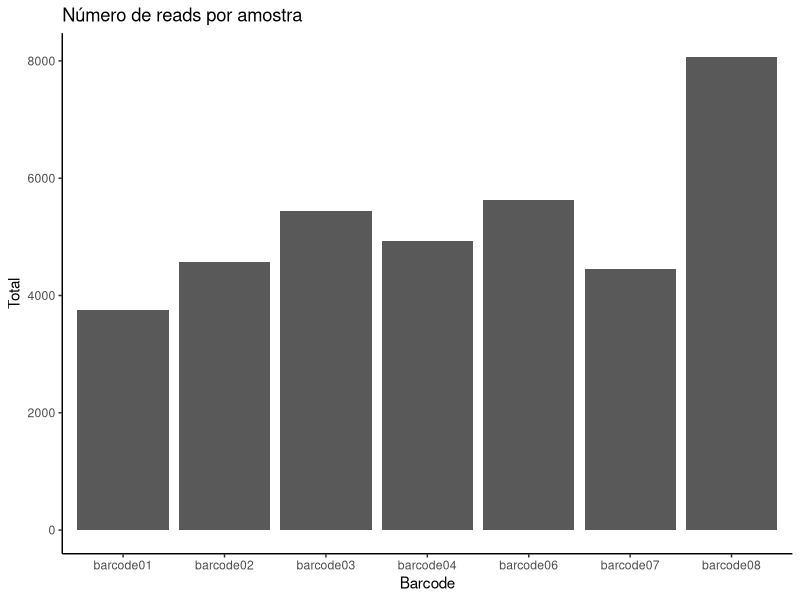
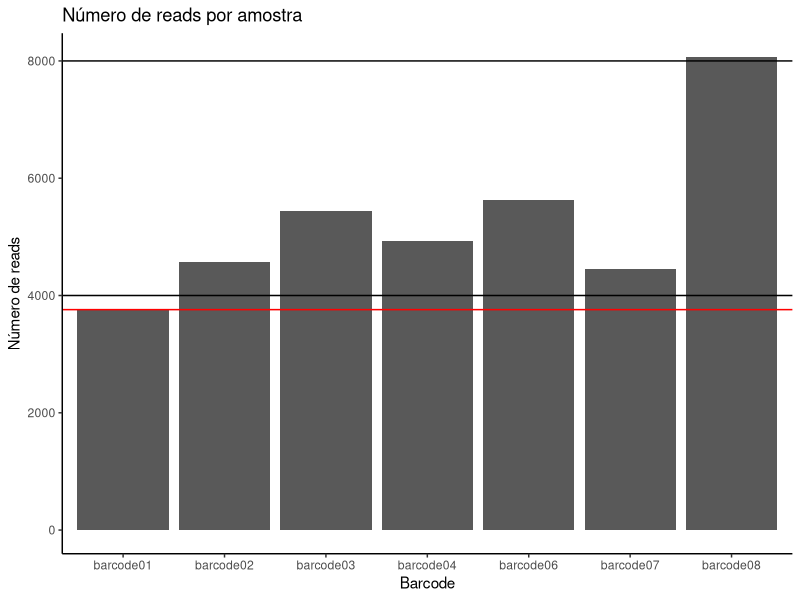
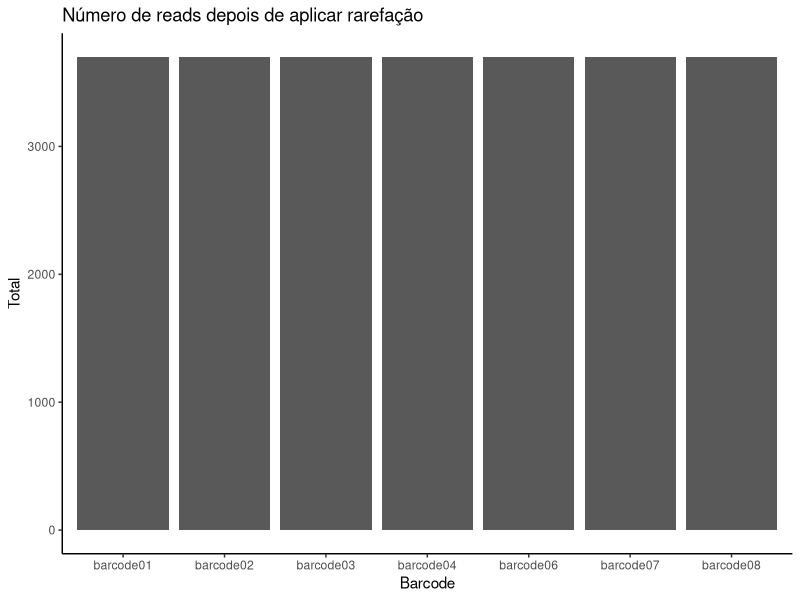
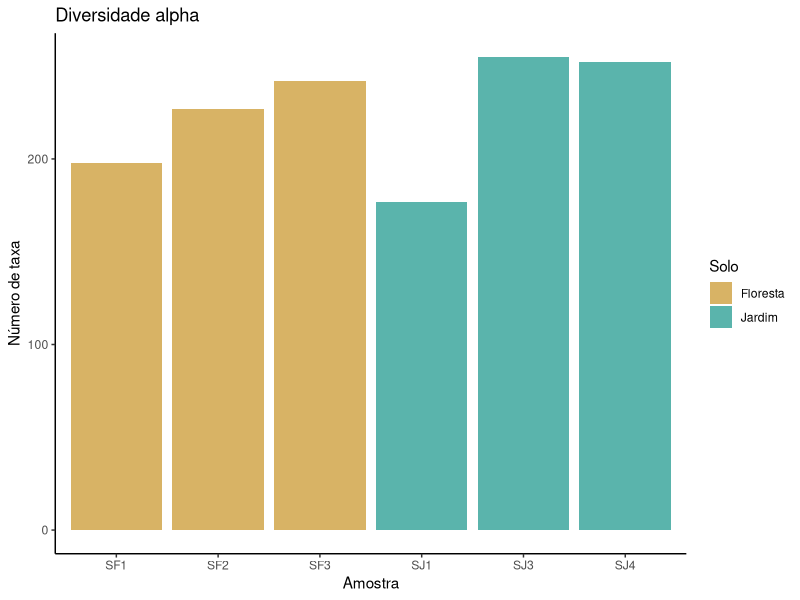
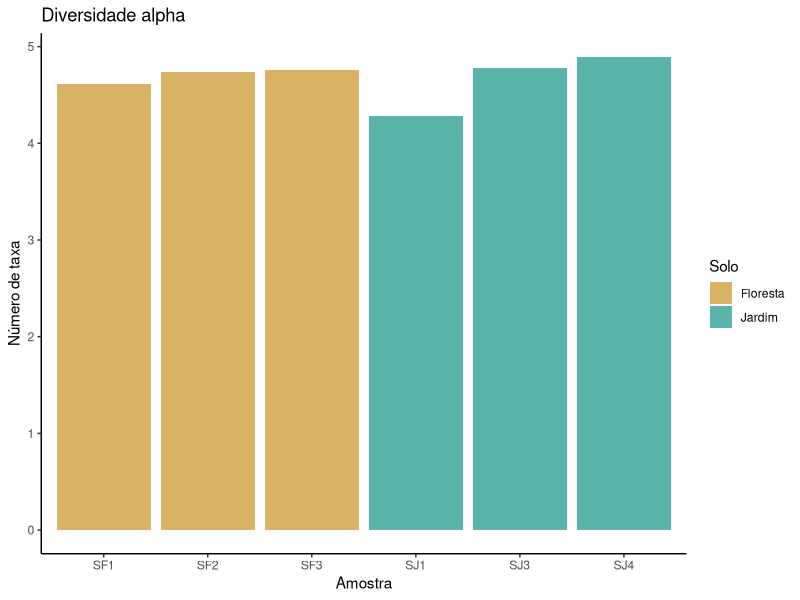
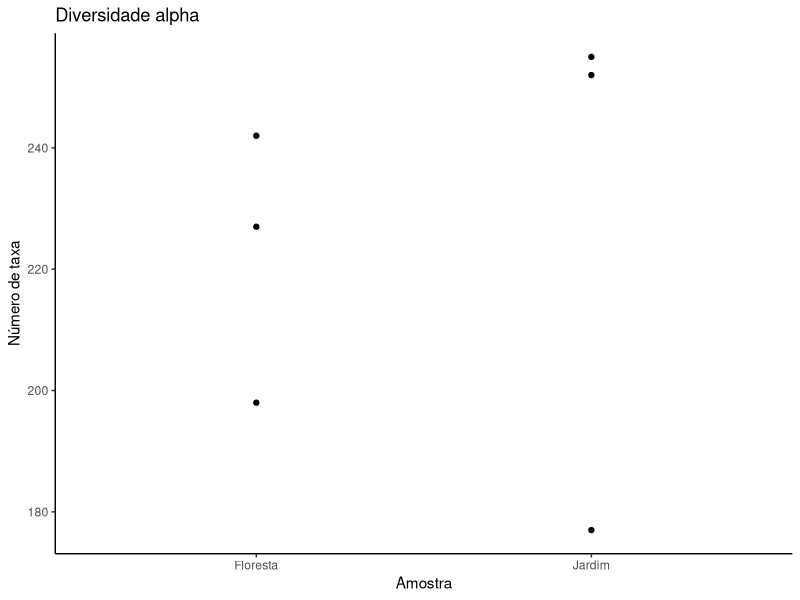
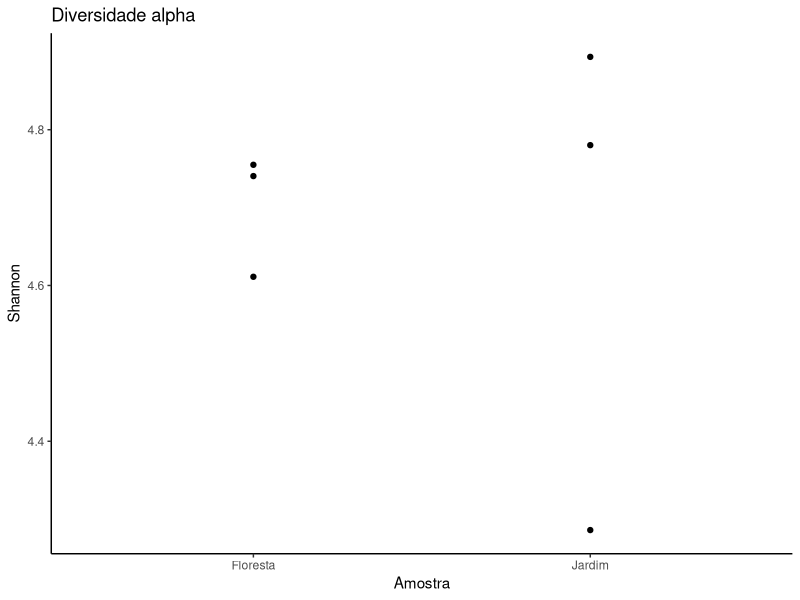
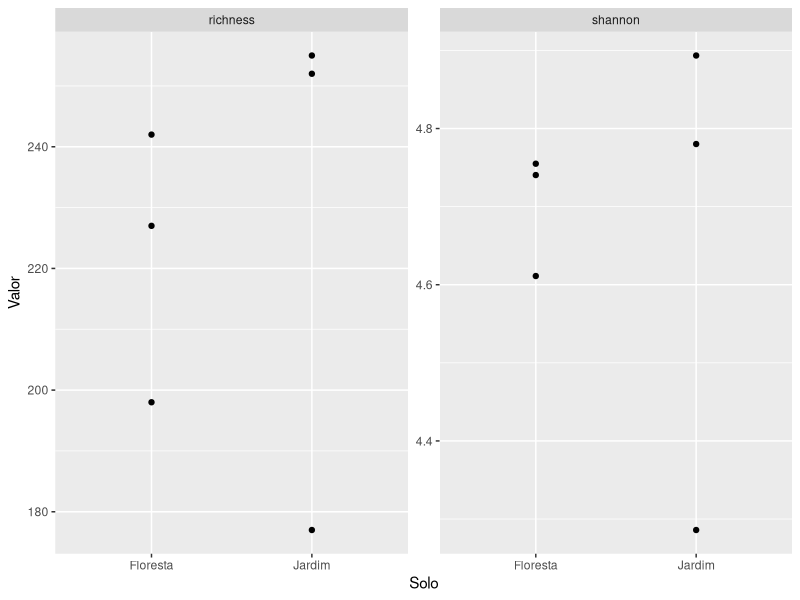

Source code (R) for these figures, in order:
## ---- chunk 1
library(dplyr) 
library(tidyr)
library(stringr)
library(ggplot2)
library(vegan)
# se for preciso instalar:
#install.packages("NameOfPackage")
## ---- chunk 2
# Importar metadados
metadata <- read.csv("./data/metadata.csv")
# Ver a tabela de metadados
View(metadata)

# Importar tabelas de abundância
abundance <- read.table("./data/abundance_table_genus.tsv", sep = "\t", header = TRUE)
# Ver a tabela de abundância
View(abundance)

# Não precisamos da coluna com os valores totais
abundance <- abundance %>% select(-total)
## ---- chunk 3
# Verificar estrutura dos metadados
str(metadata)
## ---- chunk 4
# verificar estrutura da tabela de abundância
str(abundance)
## ---- chunk 5
# Mudar colunas para formato correto
metadata_clean <- metadata %>%
  mutate(Grupo = as.factor(Grupo),
         Local = as.factor(Local),
         Solo = as.factor(Solo),
         Latitude = as.double(Latitude),
         Longitude = as.double(Longitude),
         ID = as.factor(ID),
         Barcode = as.factor(Barcode))

# Corrigir o tipo de solo
metadata_clean <- metadata_clean %>% 
  mutate(Solo = case_when(str_detect(Solo, "Solo Floresta") ~ "Floresta",
                          str_detect(Solo, "Solo Jardim") ~ "Jardim",
                          TRUE ~ NA))

# Remover barcode05
metadata_clean <- metadata_clean %>% 
  filter(Barcode != "barcode05")
# Guardar o nome dos barcodes
barcodes <- metadata_clean$Barcode
## ---- chunk 6
# calcular o número total de reads
total_reads <- data.frame(Total = colSums(abundance[,2:8]),
                          Barcode = metadata_clean$Barcode)
# Ver o número total de reads por amostra
total_reads %>% 
  ggplot(aes(x = Barcode, y = Total)) + 
  geom_col() + 
  theme_classic() + 
  labs(title = "Número de reads por amostra")
## ---- chunk 7
# Possíveis valores para rarefação
total_reads %>% 
  ggplot(aes(x = Barcode, y = Total)) + 
  geom_col() + 
  theme_classic() + 
  labs(title = "Número de reads por amostra",
       y = "Número de reads") + 
  geom_hline(yintercept = c(min(total_reads$Total), 4000, 8000), colour = c("red", "black", "black"))
## ---- chunk 8
# Transformar tabela em matriz com taxa nas colunas
abundance_matrix <- t(abundance[, 2:8])
colnames(abundance_matrix) <- abundance[, 1]
# Aplicar rarefação
abundance_rarefied <- rrarefy(abundance_matrix, sample = 3700)
#
View(abundance_rarefied)
## ---- chunk 9
# calcular total
total_rarefied <- data.frame(Total = rowSums(abundance_rarefied),
                             Barcode = barcodes) 
# visualizar
total_rarefied %>% 
  ggplot(aes(x = Barcode, y = Total)) + 
  geom_col() +  
  theme_classic() + 
  labs(title = "Número de reads depois de aplicar rarefação")
## ---- chunk 10
#
abundance_long <- abundance %>% 
  pivot_longer(cols = all_of(barcodes), 
               names_to = "Barcode", 
               values_to = "Abundance")
# Inspectionar a tabela em formato longo
View(abundance_long)
## ---- chunk 11
# União de tabelas
full_table <- abundance_long %>% 
  left_join(metadata_clean, by = "Barcode")

# Inspecionar nova tabela
View(full_table)
## ---- chunk 12
full_table <- full_table %>%
  filter(Abundance > 1) %>% # Remover singletons
  filter(!str_detect(tax, "Unclassified")) # Remover não classificados
## ---- chunk 13
# Calcular métricas de diversidade
diversity <- full_table %>% 
  group_by(ID, Grupo, Local, Latitude, Longitude, Solo) %>% 
  summarise(richness = specnumber(Abundance),
            shannon = diversity(Abundance, index = "shannon"))
## ---- chunk 14
# Gráfico de colunas - riqueza de taxa
diversity %>% 
  filter(ID != "M1") %>% 
  ggplot(aes(x = ID, y = richness, fill = Solo)) +
  geom_col() + 
  theme_classic() + 
  labs(title = "Diversidade alpha",
       y = "Número de taxa",
       x = "Amostra") + 
  scale_fill_manual(values = c("#d8b365", "#5ab4ac"))
# Gráfico de colunas - índice de shannon
diversity %>% 
  filter(ID != "M1") %>% 
  ggplot(aes(x = ID, y = shannon, fill = Solo)) +
  geom_col() + 
  theme_classic() + 
  labs(title = "Diversidade alpha",
       y = "Número de taxa",
       x = "Amostra") + 
  scale_fill_manual(values = c("#d8b365", "#5ab4ac"))
## ---- chunk 15
# Gráfico de pontos - riqueza de espécies
diversity %>% 
  filter(ID != "M1") %>% 
  ggplot(aes(x = Solo, y = richness)) +
  geom_point() + 
  theme_classic() + 
  labs(title = "Diversidade alpha",
       y = "Número de taxa",
       x = "Amostra") 
## ---- chunk 16
# Gráfico de pontos - índice de shannon
diversity %>% 
  filter(ID != "M1") %>% 
  ggplot(aes(x = Solo, y = shannon)) +
  geom_point() + 
  theme_classic() + 
  labs(title = "Diversidade alpha",
       y = "Shannon",
       x = "Amostra") 
## ---- chunk 17
# transformar em formato longo (1 coluna por variável)
diversity_long <- diversity %>% 
  filter(ID != "M1") %>% 
  pivot_longer(cols = c("richness", "shannon"),
               values_to = "Valor",
               names_to = "Metric")
# visualizar
diversity_long %>% 
  ggplot(aes(x = Solo, y = Valor)) + 
  geom_point() + 
  facet_wrap(~Metric, scales = "free_y")
## ---- chunk 18
diversity %>% 
  filter(ID != "M1") %>% 
  ungroup() %>%  
  group_by(Solo) %>% 
  summarise(mean_richness = mean(richness),
            sd_richness = sd(richness),
            mean_shannon = mean(shannon),
            sd_shannon = sd(shannon))
## ---- chunk 19
# Latitude
diversity_long %>% 
  ggplot(aes(x = Latitude, y = Valor, fill = Solo)) + 
  geom_col() +
  facet_wrap(~Metric, scales = "free_y") + 
  scale_fill_manual(values = c("#d8b365", "#5ab4ac"))
# Longitude
diversity_long %>% 
  ggplot(aes(x = Longitude, y = Valor, fill = Solo)) + 
  geom_col() +
  facet_wrap(~Metric, scales = "free_y") + 
  scale_fill_manual(values = c("#d8b365", "#5ab4ac"))
## ---- chunk 20
diversity_long %>% 
  ggplot(aes(x = Grupo, y = Valor, fill = Solo)) + 
  geom_col() +
  facet_wrap(~Metric, scales = "free_y") + 
  scale_fill_manual(values = c("#d8b365", "#5ab4ac"))
## ---- chunk 21
# Obter matrix nova
nova_matriz <- full_table %>%
  filter(ID != "M1") %>% 
  select(ID, Abundance, tax) %>% 
  pivot_wider(names_from = "tax",
              values_from = "Abundance",
              values_fill = 0) %>% 
  select(-ID) %>% # Remover ID da data.frame para a podermos transformar em matriz
  as.matrix()
# Adicionar nome das linhas
rownames(nova_matriz) <- metadata_clean$ID[1:6]

## ---- chunk 22
# Calcular nMDS
nMDS <- metaMDS(nova_matriz)

# Preparar parâmetros para plot
nMDS_meta <- metadata_clean %>% 
  filter(ID != "M1") %>% 
  mutate(Solo_cor = ifelse(Solo == "Floresta", "#d8b365", "#5ab4ac"))
# Informação para legenda
legenda <- data.frame(Solo = c("Floresta", "Jardim"),
                      Cor = c("#d8b365", "#5ab4ac"))
## ---- chunk 23
# Visualizar ordenação
plot(nMDS$points,
     type = "p",
     xlab = "nMDS1",
     ylab = "nMDS2")
points(nMDS,
       bg = nMDS_meta$Solo_cor,
       pch = 21,
       col = "grey", 
       cex = 1.5)
with(legenda, 
     legend("bottomright", legend = Solo, bty = "n",
            col = Cor, pch = 19, cex = 1,
            title = "Tipo de solo"))
## ---- chunk 24
nMDS$points
## ---- chunk 25
# Visualizar ordenação
plot(nMDS$points,
     type = "p",
     xlab = "nMDS1",
     ylab = "nMDS2")
points(nMDS,
       bg = nMDS_meta$Solo_cor,
       pch = 21,
       col = "grey", 
       cex = 1.5)
with(nMDS_meta,
     ordiellipse(nMDS, Solo))
with(legenda, 
     legend("bottomright", legend = Solo, bty = "n",
            col = Cor, pch = 19, cex = 1,
            title = "Tipo de solo"))
## ---- chunk 26
# Processamento adicional
full_table_taxa <- full_table %>% 
  # Obter uma coluna para cada nível taxonómico
  separate(col = tax,  
           sep = ";",
           into = c("Domain", "SuperKingdom", "Phylum", "Class", "Order", "Family", "Genus")) %>% 
  # Obter abundância relativa
  group_by(ID) %>% 
  mutate(relAbundance = Abundance*100/sum(Abundance))

# Cores adicionais
cores <- c("#E69F00", "#56B4E9", "#009E73", "#F0E442", "#0072B2", "#D55E00", "#CC79A7")
## ---- chunk 27
# Nível de super Kingdom
full_table_taxa %>%
  filter(ID != "M1") %>% 
  ggplot(aes(ID, relAbundance, fill = SuperKingdom)) + 
  geom_col() + 
  scale_fill_manual(values = cores) + 
  theme_classic() + 
  labs(title = "Abundância relativa - Super Kingdom",
       y = "Relative abundance (%)",
       x = "Amostra") + 
  facet_wrap(~Solo, scale = "free_x")
## ---- chunk 28
# Identificar os cinco filos mais abundantes
top5_phyla <- full_table_taxa %>% 
  group_by(Phylum) %>% 
  summarise(total = sum(Abundance)) %>% 
  arrange(desc(total)) %>% 
  pull(Phylum)
top5_phyla <- top5_phyla[1:5]
## ---- chunk 29
# Nível de filo
full_table_taxa %>% 
  filter(ID != "M1") %>% 
  mutate(top5_p = ifelse(Phylum %in% top5_phyla, Phylum, "Other")) %>% # Criar coluna com top 5
  mutate(top5_p = factor(top5_p, levels = c(top5_phyla, "Other"))) %>% # re-ordenar o top5
  ggplot(aes(ID, relAbundance, fill = top5_p)) + 
  geom_col() + 
  scale_fill_manual(values = c(cores[1:5], "grey50")) + 
  theme_classic() + 
  labs(title = "Abundância relativa - Phylum",
       y = "Relative abundance (%)",
       x = "Amostra",
       fill = "Top 5 phyla: ") + 
  facet_wrap(~Solo, scale = "free_x") + 
  theme(legend.position = "top")
## ---- chunk 30
# Nível de género
top5_genus <- full_table_taxa %>% 
  group_by(Genus) %>% 
  summarise(total = sum(Abundance)) %>% 
  arrange(desc(total)) %>% 
  pull(Genus)
top5_genus <- top5_genus[1:5]
#
full_table_taxa %>% 
  filter(ID != "M1") %>% 
  mutate(top5_g = ifelse(Genus %in% top5_genus, Genus, "Other")) %>% # Criar coluna com top 5
  mutate(top5_g = factor(top5_g, levels = c(top5_genus, "Other"))) %>% # re-ordenar o top5
  ggplot(aes(ID, relAbundance, fill = top5_g)) + 
  geom_col() + 
  scale_fill_manual(values = c(cores[1:3], "grey50")) + 
  theme_classic() + 
  labs(title = "Abundância relativa - Género",
       y = "Relative abundance (%)",
       x = "Amostra",
       fill = "Top 5 phyla: ") + 
  facet_wrap(~Solo, scale = "free_x") + 
  theme(legend.position = "top")
## ---- chunk 31
# Importar dados dos isolados na mock community
mc <- read.csv("./data/mock_community.csv", header = TRUE)
## ---- chunk 32
# filos na mock community
mc_filos <- unique(mc$Phylum)

# filos identificados
seq_filos <- full_table_taxa %>% 
  filter(ID == "M1") %>%
  arrange(Phylum) %>% 
  pull(Phylum) %>% 
  unique()

# Criar tabela real vs observed
check_phylum <- data.frame(real = mc_filos,
                           observed = seq_filos)
check_phylum
## ---- chunk 33
# Nível do género
mc_genus <- data.frame(Genus = unique(mc$Género))
mc_genus
#
seq_genus <- full_table_taxa %>% 
  filter(ID == "M1") %>%
  ungroup() %>% 
  arrange(Genus) %>% 
  select(Genus) %>% 
  distinct()
seq_genus
## ---- chunk 34
# TP
seq_genus %>% filter(Genus %in% mc_genus$Genus)

# FP
seq_genus %>% filter(!Genus %in% mc_genus$Genus)

# FN
mc_genus %>% filter(!Genus %in% seq_genus$Genus)
## ---- chunk 35
accuracy = 4 / (6+3)
accuracy
